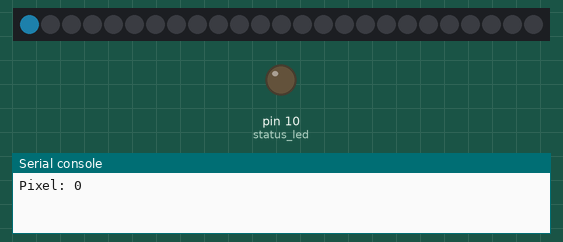
This program was run on a simulated MicroPython board. Parts: 25 RGB LEDs in strip order, left to right, output pins drawn as LEDs (lit = HIGH), the last lines printed to the serial console. Dim RGB values are drawn brighter than linear; random numbers come from a fixed seed. At 22.1 s the program stops and its outputs stay as they are.

Above: at 0.2 s.
At 20.1 s:
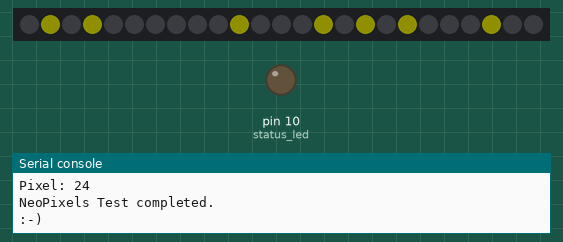
At 21.58 s:
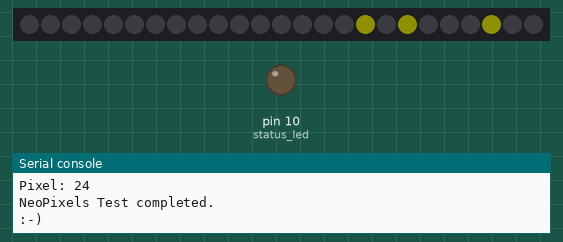
At 22.1 s:
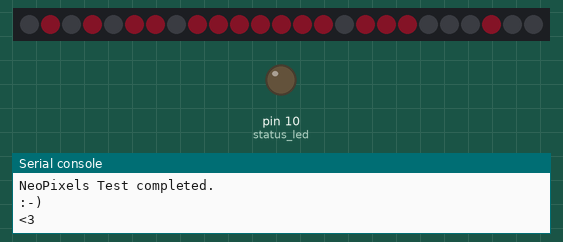
Timing chart, 0 to 23.6 s (numbered marks = the images above):
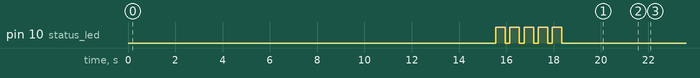

Measured:
- by itself, pin 10 (status_led): LOW → HIGH at 15.5 s, → LOW 0.40 s later, → HIGH 0.20 s later, → LOW 0.40 s later, … (10 changes in this stretch)

The program:

main.py
```python
# inspired from https://twitter.com/GeekMomProjects/status/1483695065629224960
# see https://dev.to/andypiper/bringing-the-bling-with-micropython-hn1

# this is a deliberately simple script to test the various board functions
# should not require any additional Python modules outside of core MicroPython

from machine import Pin
from neopixel import NeoPixel
import random
import time


# setup the NeoPixels

neopin = Pin(8, Pin.OUT)  # NeoPixel control on Pin 8
pixels = 25  # we have 25 pixels, set as a constant here for loops

np = NeoPixel(neopin, pixels)

# setup the button and the status LED
button = Pin(9, Pin.IN)
status_led = Pin(10, Pin.OUT)


def rand_rgb():
    # Return a randomised RGB tuple, max values of 50 to limit brightness
    r = random.randint(0, 50)
    g = random.randint(0, 50)
    b = random.randint(0, 50)
    return r, g, b


def clear_all():
    # Reset all Neopixels to black / off
    # TODO: could have this use a custom colour
    np.fill((0, 0, 0))
    np.write()


def clear_wipe():
    # Reset all Neopixels to off with a wipe effect
    lights = [0, 1, 2, 3, 4]
    for x in lights:
        np[x] = (0, 0, 0)
        np.write()
    time.sleep(0.2)
    lights = [5, 6, 7, 8, 9]
    for x in lights:
        np[x] = (0, 0, 0)
        np.write()
    time.sleep(0.2)
    lights = [10, 11, 12, 13, 14]
    for x in lights:
        np[x] = (0, 0, 0)
        np.write()
    time.sleep(0.2)
    lights = [15, 16, 17, 18, 19]
    for x in lights:
        np[x] = (0, 0, 0)
        np.write()
    time.sleep(0.2)
    lights = [20, 21, 22, 23, 24]
    for x in lights:
        np[x] = (0, 0, 0)
        np.write()
    time.sleep(0.2)


def test_all_np():
    # Iterate through all Neopixels and blink
    # with random colours in sequence
    clear_all()
    for x in range(pixels):
        np[x] = rand_rgb()
        np.write()
        print("Pixel: " + str(x))
        time.sleep(0.4)
        np[x] = (0, 0, 0)
        np.write()
        time.sleep(0.2)
    print("NeoPixels Test completed.")


def test_led():
    # Blink the status LED five times
    for i in range(5):
        status_led.on()
        time.sleep(0.4)
        status_led.off()
        time.sleep(0.2)


def smile():
    clear_wipe()
    # Light the pixels into a smiley face
    lights = [1, 3, 10, 14, 16, 18, 22]
    for x in lights:
        np[x] = (15, 15, 0)  # pale yellow smiley
    np.write()
    print(":-)")


def heart():
    clear_wipe()
    # Light the pixels into a heart shape
    lights = [1, 3, 5, 6, 8, 9, 10, 11, 12, 13, 14, 16, 17, 18, 22]
    for x in lights:
        np[x] = (7,1,2)  # pink heart (TODO: customisable colour)
    np.write()
    print("<3")


# run the functions

test_all_np()
time.sleep(0.5)
test_led()
time.sleep(0.5)
smile()
time.sleep(1.0)
heart()
```
